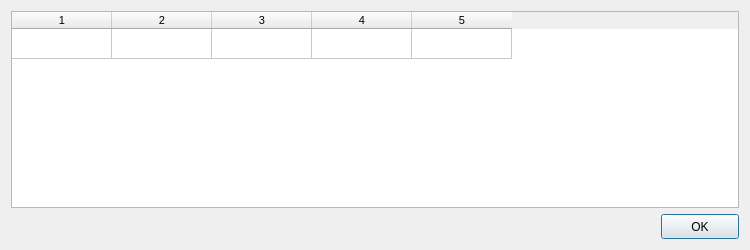
<?xml version="1.0" encoding="UTF-8"?>
<ui version="4.0">
 <class>DialogMACHSegments</class>
 <widget class="QDialog" name="DialogMACHSegments">
  <property name="windowModality">
   <enum>Qt::ApplicationModal</enum>
  </property>
  <property name="geometry">
   <rect>
    <x>0</x>
    <y>0</y>
    <width>750</width>
    <height>250</height>
   </rect>
  </property>
  <property name="minimumSize">
   <size>
    <width>750</width>
    <height>250</height>
   </size>
  </property>
  <property name="maximumSize">
   <size>
    <width>750</width>
    <height>250</height>
   </size>
  </property>
  <property name="windowTitle">
   <string>Segments</string>
  </property>
  <property name="modal">
   <bool>true</bool>
  </property>
  <layout class="QVBoxLayout" name="verticalLayout">
   <item>
    <widget class="QTableWidgetX" name="tableWidgetSections">
     <property name="font">
      <font>
       <pointsize>8</pointsize>
       <weight>50</weight>
       <bold>false</bold>
      </font>
     </property>
     <property name="contextMenuPolicy">
      <enum>Qt::CustomContextMenu</enum>
     </property>
     <property name="editTriggers">
      <set>QAbstractItemView::NoEditTriggers</set>
     </property>
     <property name="selectionMode">
      <enum>QAbstractItemView::SingleSelection</enum>
     </property>
     <property name="selectionBehavior">
      <enum>QAbstractItemView::SelectRows</enum>
     </property>
     <property name="rowCount">
      <number>1</number>
     </property>
     <property name="columnCount">
      <number>5</number>
     </property>
     <attribute name="horizontalHeaderVisible">
      <bool>true</bool>
     </attribute>
     <attribute name="verticalHeaderVisible">
      <bool>false</bool>
     </attribute>
     <row/>
     <column/>
     <column/>
     <column/>
     <column/>
     <column/>
    </widget>
   </item>
   <item>
    <layout class="QHBoxLayout" name="horizontalLayout_2">
     <item>
      <spacer name="horizontalSpacer_2">
       <property name="orientation">
        <enum>Qt::Horizontal</enum>
       </property>
       <property name="sizeHint" stdset="0">
        <size>
         <width>40</width>
         <height>20</height>
        </size>
       </property>
      </spacer>
     </item>
     <item>
      <widget class="QPushButtonX" name="pushButtonOK">
       <property name="minimumSize">
        <size>
         <width>78</width>
         <height>25</height>
        </size>
       </property>
       <property name="maximumSize">
        <size>
         <width>78</width>
         <height>25</height>
        </size>
       </property>
       <property name="text">
        <string>OK</string>
       </property>
      </widget>
     </item>
    </layout>
   </item>
  </layout>
 </widget>
 <customwidgets>
  <customwidget>
   <class>QPushButtonX</class>
   <extends>QPushButton</extends>
   <header>qpushbuttonx.h</header>
  </customwidget>
  <customwidget>
   <class>QTableWidgetX</class>
   <extends>QTableWidget</extends>
   <header>qtablewidgetx.h</header>
  </customwidget>
 </customwidgets>
 <resources/>
 <connections/>
</ui>
